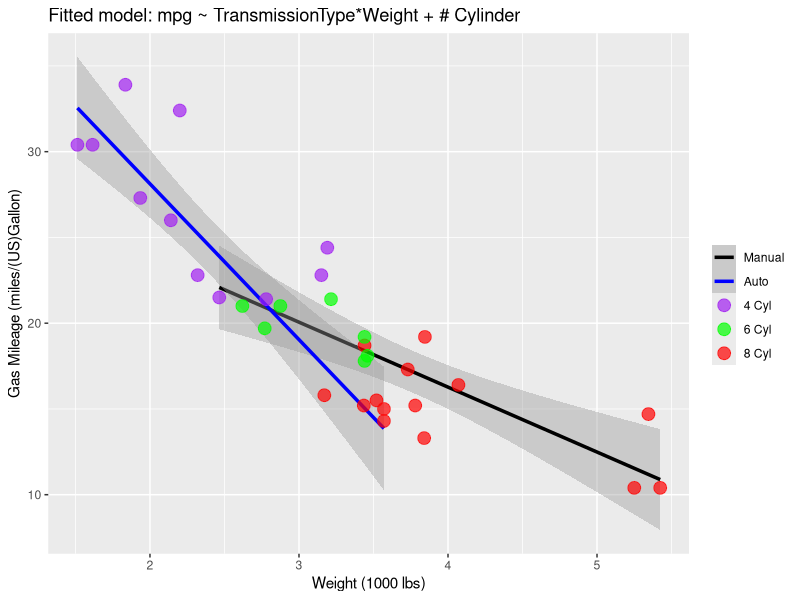
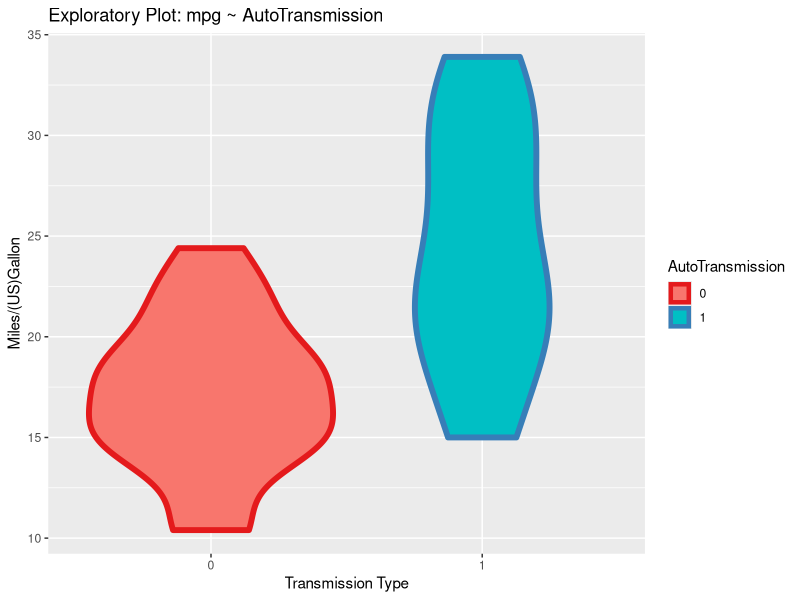
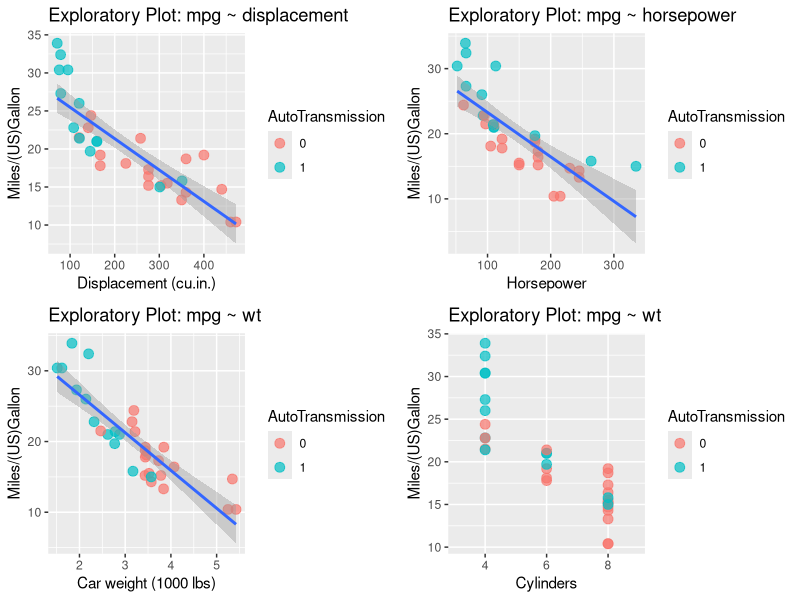
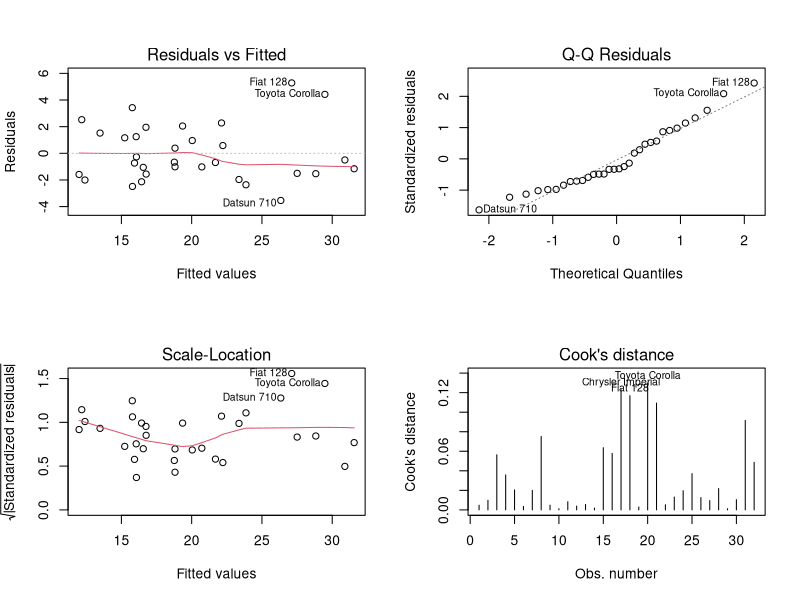

Write R code to recreate these figures, in order.
## ---- chunk 1
library(ggplot2);library(dplyr);library(grid);library(gridExtra);library(car);library(xtable)
data(mtcars)
## ---- chunk 2
mtcars2<-mutate(mtcars,mpg,disp,wt,hp,Cylinder=as.factor(cyl),AutoTransmission=as.factor(am))
mtcars2<-select(mtcars2,mpg,disp,wt,hp,Cylinder,AutoTransmission)
## ---- chunk 3
fit_all<-lm(data=mtcars2,mpg~.)
## ---- chunk 4
vif_table<-vif(fit_all)
vif_table[,1]
## ---- chunk 5
fit_1<-lm(data=mtcars2,mpg~AutoTransmission*wt+Cylinder)
fit_all<-lm(data=mtcars2,mpg~AutoTransmission*wt+Cylinder+disp+hp)
anova(fit_1,fit_all)
## ---- chunk 6
fit_1<-lm(data=mtcars2,mpg~AutoTransmission*wt+Cylinder)
summary(fit_1)
## ---- chunk 7
g6<-ggplot(data=mtcars2,aes(x=wt,y=mpg))+
        geom_smooth(method="lm",aes(group=AutoTransmission,col=AutoTransmission),size=1.2)+
        geom_point(size=4,alpha=0.7,aes(col=Cylinder))+
        scale_colour_manual("",values=c("black","blue","purple","green","red"),labels=c("Manual","Auto","4 Cyl","6 Cyl","8 Cyl"))+
        labs(x="Weight (1000 lbs)",y="Gas Mileage (miles/(US)Gallon)")+
        ggtitle("Fitted model: mpg ~ TransmissionType*Weight + # Cylinder")
print(g6)
## ---- chunk 8
(g1<-ggplot(data=mtcars2,aes(x=AutoTransmission,y=mpg,col=AutoTransmission))+
         geom_violin(aes(fill=AutoTransmission),size=2)
+scale_color_brewer(palette="Set1")
+ggtitle("Exploratory Plot: mpg ~ AutoTransmission")
+labs(x="Transmission Type",y="Miles/(US)Gallon"))
## ---- chunk 9
g2<-ggplot(data=mtcars2,aes(x=disp,y=mpg))+geom_point(size=3,alpha=0.7,aes(col=AutoTransmission))+
        geom_smooth(method="lm")+ggtitle("Exploratory Plot: mpg ~ displacement")+
        labs(x="Displacement (cu.in.)",y="Miles/(US)Gallon")
g3<-ggplot(data=mtcars2,aes(x=hp,y=mpg))+geom_point(size=3,alpha=0.7,aes(col=AutoTransmission))+
        geom_smooth(method="lm")+ggtitle("Exploratory Plot: mpg ~ horsepower")+
        labs(x="Horsepower",y="Miles/(US)Gallon")
g4<-ggplot(data=mtcars2,aes(x=wt,y=mpg))+geom_point(size=3,alpha=0.7,aes(col=AutoTransmission))+
        geom_smooth(method="lm")+ggtitle("Exploratory Plot: mpg ~ wt")+
        labs(x="Car weight (1000 lbs)",y="Miles/(US)Gallon")
g5<-ggplot(data=mtcars2,aes(x=Cylinder,y=mpg))+geom_point(size=3,alpha=0.7,aes(col=AutoTransmission))+
        ggtitle("Exploratory Plot: mpg ~ wt")+
        labs(x="Cylinders",y="Miles/(US)Gallon")
grid.arrange(g2,g3,g4,g5,ncol=2)
## ---- chunk 10
par(mfrow=c(2,2))
for (i in 1:4){
        plot(fit_1,which=i)
}
